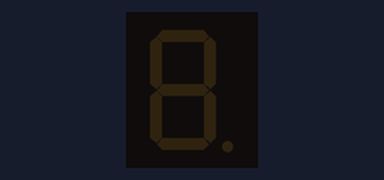
This sketch was run on a simulated Arduino Uno, built with avr-gcc and run on an emulated ATmega328P. Shown: 1-digit seven-segment display.

Above: at 0.1 s.
At 1.1 s:
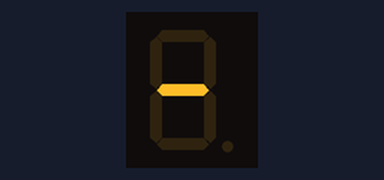
At 2.1 s:
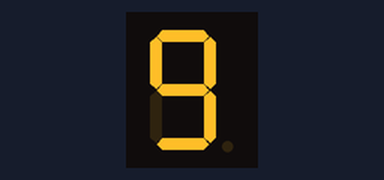
At 3.1 s:
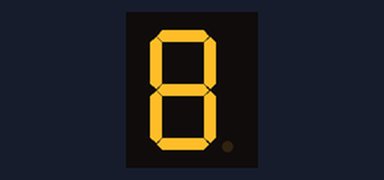
At 6.1 s:
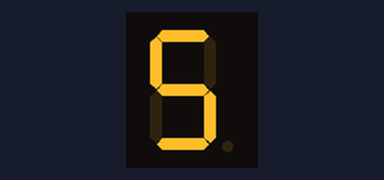
At 10.7 s:
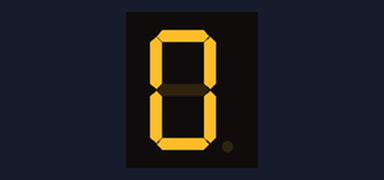

Measured:
- by itself, everything shown: repeats every 10.6 s, in 11 steps
- what the display in image 1 shows lasts 1.0 s, from 1.0 s to 2.0 s

The sketch:

proby.ino
```cpp
#include "SevSeg.h"
SevSeg sevseg;

int x = 10;

void odlic(){
  sevseg.setNumber(1);
  delay(600);
  sevseg.refreshDisplay();
  sevseg.setNumber(2);
  delay(600);
  sevseg.refreshDisplay();
  sevseg.setNumber(3);
  delay(600);
  sevseg.refreshDisplay();
  sevseg.setNumber(4);
  delay(600);
  sevseg.refreshDisplay();
  sevseg.setNumber(5);
  delay(600);
  sevseg.refreshDisplay();
  sevseg.setNumber(6);
  delay(600);
  sevseg.refreshDisplay();
  sevseg.setNumber(7);
  delay(600);
  sevseg.refreshDisplay();
  sevseg.setNumber(8);
  delay(600);
  sevseg.refreshDisplay();
  sevseg.setNumber(9);
  delay(600);
  sevseg.refreshDisplay();
}

void setup(){
    byte numDigits = 1;
    byte digitPins[] = {};
    byte segmentPins[] = {6, 5, 2, 3, 4, 7, 8, 9};
    bool resistorsOnSegments = true;

    byte hardwareConfig = COMMON_ANODE;
    sevseg.begin(hardwareConfig, numDigits, digitPins, segmentPins, resistorsOnSegments);
    sevseg.setBrightness(90);
}

void loop(){
  if (x > 0) {
  sevseg.refreshDisplay();
  sevseg.setNumber(x);
  delay(1000);
  x -= 1;
}
  else if (x <= 0) {
  sevseg.refreshDisplay();
  sevseg.setNumber(x);
  delay(600);
  x = 10;
}
}
```
